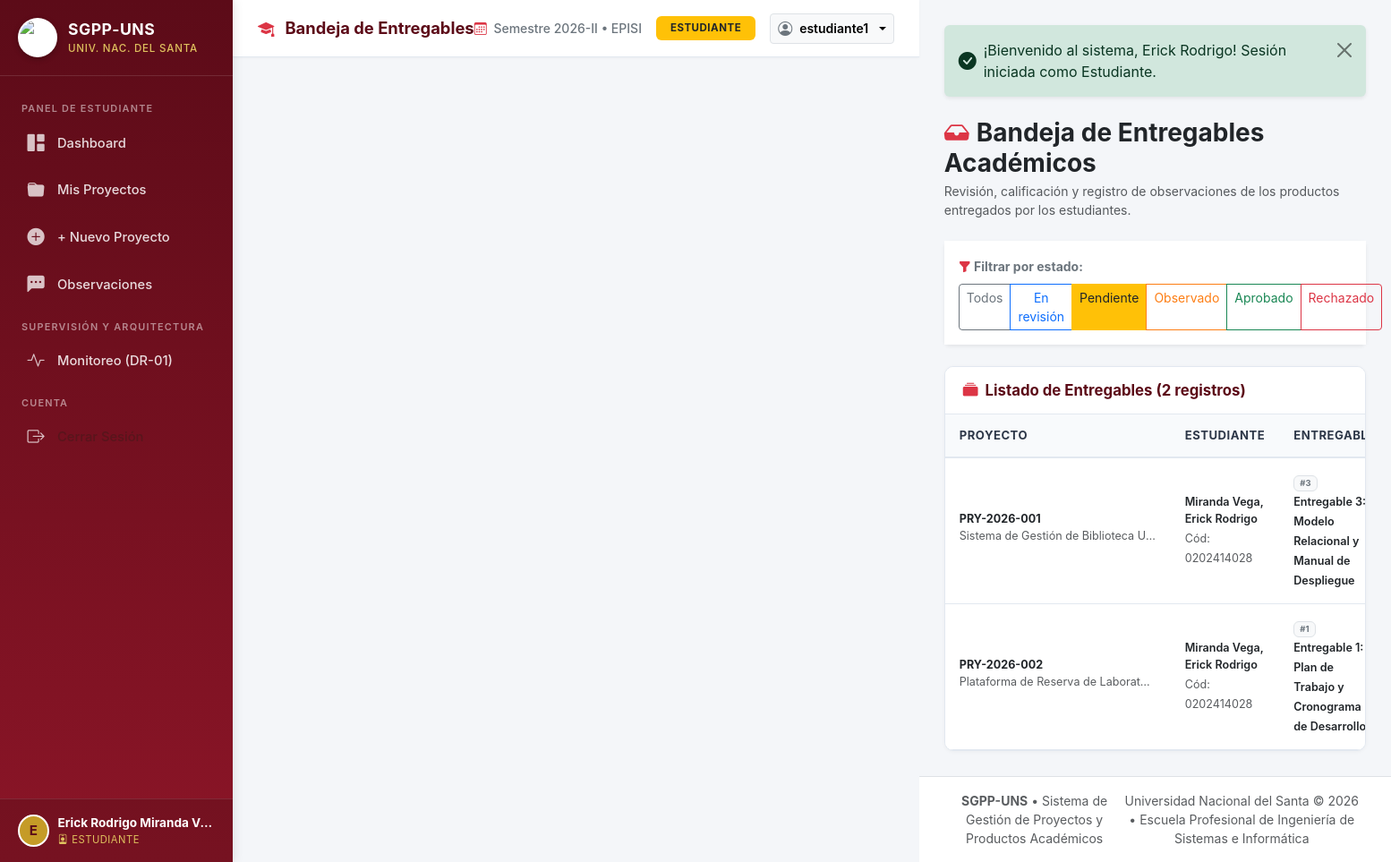
The page /entregables.php?estado=Pendiente (signed in) on the database its author committed.
### tables this page shows
CREATE TABLE `entregables` (
    `id` INT AUTO_INCREMENT PRIMARY KEY,
    `proyecto_id` INT NOT NULL,
    `titulo` VARCHAR(200) NOT NULL,
    `descripcion` TEXT NULL,
    `numero_entregable` INT NOT NULL DEFAULT 1,
    `fecha_entrega` DATETIME DEFAULT CURRENT_TIMESTAMP,
    `estado` ENUM('Pendiente', 'En revisión', 'Observado', 'Aprobado', 'Rechazado') NOT NULL DEFAULT 'Pendiente',
    `docente_revisor_id` INT NULL,
    `fecha_revision` DATETIME NULL,
    `created_at` DATETIME DEFAULT CURRENT_TIMESTAMP,
    CONSTRAINT `fk_entregables_proyecto` FOREIGN KEY (`proyecto_id`) REFERENCES `proyectos` (`id`) ON DELETE CASCADE ON UPDATE CASCADE,
    CONSTRAINT `fk_entregables_docente` FOREIGN KEY (`docente_revisor_id`) REFERENCES `usuarios` (`id`) ON DELETE SET NULL ON UPDATE CASCADE
);

CREATE TABLE `proyectos` (
    `id` INT AUTO_INCREMENT PRIMARY KEY,
    `codigo_proyecto` VARCHAR(30) NOT NULL UNIQUE,
    `titulo` VARCHAR(255) NOT NULL,
    `descripcion` TEXT NOT NULL,
    `estudiante_id` INT NOT NULL,
    `linea_investigacion` VARCHAR(150) DEFAULT 'Sistemas de Información y Gestión del Conocimiento',
    `fecha_inicio` DATE NOT NULL,
    `fecha_fin_prevista` DATE NOT NULL,
    `estado` ENUM('Pendiente', 'En revisión', 'Observado', 'Aprobado', 'Rechazado') NOT NULL DEFAULT 'Pendiente',
    `created_at` DATETIME DEFAULT CURRENT_TIMESTAMP,
    `updated_at` DATETIME DEFAULT CURRENT_TIMESTAMP ON UPDATE CURRENT_TIMESTAMP,
    CONSTRAINT `fk_proyectos_estudiante` FOREIGN KEY (`estudiante_id`) REFERENCES `usuarios` (`id`) ON DELETE CASCADE ON UPDATE CASCADE
);

CREATE TABLE `usuarios` (
    `id` INT AUTO_INCREMENT PRIMARY KEY,
    `rol_id` INT NOT NULL,
    `usuario` VARCHAR(50) NOT NULL UNIQUE,
    `password` VARCHAR(255) NOT NULL,
    `nombres` VARCHAR(100) NOT NULL,
    `apellidos` VARCHAR(100) NOT NULL,
    `email` VARCHAR(150) NOT NULL UNIQUE,
    `codigo_universitario` VARCHAR(20) NULL,
    `escuela` VARCHAR(150) DEFAULT 'Ingeniería de Sistemas e Informática',
    `facultad` VARCHAR(150) DEFAULT 'Facultad de Ingeniería',
    `activo` TINYINT(1) DEFAULT 1,
    `created_at` DATETIME DEFAULT CURRENT_TIMESTAMP,
    CONSTRAINT `fk_usuarios_roles` FOREIGN KEY (`rol_id`) REFERENCES `roles` (`id`) ON UPDATE CASCADE
);

### models/Entregable.php (called while the page is built, shortened)
<?php
class Entregable {
    public static function obtenerParaDocente(?string $filtro_estado = null): array {
        try {
            $pdo = Database::getConnection();
            $sql = "SELECT e.*,
                           p.titulo AS proyecto_titulo,
                           p.codigo_proyecto,
                           u.nombres AS estudiante_nombres,
                           u.apellidos AS estudiante_apellidos,
                           u.codigo_universitario,
                           COUNT(a.id) AS total_archivos
                    FROM entregables e
                    INNER JOIN proyectos p ON e.proyecto_id = p.id
                    INNER JOIN usuarios u ON p.estudiante_id = u.id
                    LEFT JOIN archivos a ON e.id = a.entregable_id
                    WHERE 1=1 ";
            $params = [];
            if (!empty($filtro_estado)) {
                $sql .= " AND e.estado = :estado";
                $params[':estado'] = $filtro_estado;
            }
            $sql .= " GROUP BY e.id ORDER BY FIELD(e.estado, 'En revisión', 'Pendiente', 'Observado', 'Aprobado', 'Rechazado'), e.fecha_entrega DESC";
            $stmt = $pdo->prepare($sql);
            $stmt->execute($params);
            return $stmt->fetchAll();
        } catch (Exception $e) {
            error_log("Error cargando entregables para docente: " . $e->getMessage());
            return [];
        }
    }
}

### entregables.php (the view, shortened to what this page needs)
<?php
require_once __DIR__ . '/models/Entregable.php';
$filtroEstado = $_GET['estado'] ?? null;
$entregables = Entregable::obtenerParaDocente($filtroEstado);
include __DIR__ . '/includes/header.php';
include __DIR__ . '/includes/sidebar.php';
include __DIR__ . '/includes/navbar.php';
?>
<div class="d-flex flex-column flex-md-row align-items-md-center justify-content-between gap-3 mb-4">
    <div>
        <h3 class="fw-bold mb-1 text-dark">
            <i class="bi bi-inbox-fill text-danger me-2"></i>Bandeja de Entregables Académicos
        </h3>
        <p class="text-muted small mb-0">
            Revisión, calificación y registro de observaciones de los productos entregados por los estudiantes.
        </p>
    </div>
</div>
<div class="card border-0 shadow-sm mb-4">
    <div class="card-body p-3 bg-white">
        <form method="GET" action="entregables.php" class="row g-2 align-items-center">
            <div class="col-auto">
                <span class="small fw-bold text-secondary me-2"><i class="bi bi-funnel-fill text-danger"></i> Filtrar por estado:</span>
            </div>
            <div class="col-auto">
                <div class="btn-group btn-group-sm" role="group">
                    <a href="entregables.php" class="btn <?= empty($filtroEstado) ? 'btn-uns-primary' : 'btn-outline-secondary' ?>">Todos</a>
                    <a href="entregables.php?estado=En revisión" class="btn <?= $filtroEstado === 'En revisión' ? 'btn-primary' : 'btn-outline-primary' ?>">En revisión</a>
                    <a href="entregables.php?estado=Pendiente" class="btn <?= $filtroEstado === 'Pendiente' ? 'btn-warning text-dark' : 'btn-outline-warning' ?>">Pendiente</a>
                    <a href="entregables.php?estado=Observado" class="btn <?= $filtroEstado === 'Observado' ? 'btn-warning' : 'btn-outline-warning' ?>" style="background-color: <?= $filtroEstado === 'Observado' ? '#fd7e14' : 'transparent' ?>; color: <?= $filtroEstado === 'Observado' ? '#fff' : '#fd7e14' ?>; border-color: #fd7e14;">Observado</a>
                    <a href="entregables.php?estado=Aprobado" class="btn <?= $filtroEstado === 'Aprobado' ? 'btn-success' : 'btn-outline-success' ?>">Aprobado</a>
                    <a href="entregables.php?estado=Rechazado" class="btn <?= $filtroEstado === 'Rechazado' ? 'btn-danger' : 'btn-outline-danger' ?>">Rechazado</a>
                </div>
            </div>
        </form>
    </div>
</div>
<div class="uns-card">
    <div class="uns-card-header">
        <h5 class="uns-card-title">
            <i class="bi bi-collection-fill text-danger"></i> Listado de Entregables (<?= count($entregables) ?> registros)
        </h5>
    </div>
    <div class="uns-card-body p-0">
        <?php if (empty($entregables)): ?>
            <div class="text-center py-5 text-muted">
                <i class="bi bi-inbox fs-1 d-block mb-2 text-secondary opacity-50"></i>
                <p class="mb-0">No se encontraron entregables con el criterio seleccionado.</p>
            </div>
        <?php else: ?>
            <div class="table-responsive">
                <table class="table uns-table mb-0">
                    <thead>
                        <tr>
                            <th>Proyecto</th>
                            <th>Estudiante</th>
                            <th>Entregable</th>
                        </tr>
                    </thead>
                    <tbody>
                        <?php foreach ($entregables as $e): ?>
                        <tr>
                            <td>
                                <strong class="small d-block text-dark"><?= htmlspecialchars($e['codigo_proyecto']) ?></strong>
                                <span class="small text-muted text-truncate d-inline-block" style="max-width: 220px;">
                                    <?= htmlspecialchars($e['proyecto_titulo']) ?>
                                </span>
                            </td>
                            <td>
                                <div class="fw-semibold small text-dark">
                                    <?= htmlspecialchars($e['estudiante_apellidos'] . ', ' . $e['estudiante_nombres']) ?>
                                </div>
                                <small class="text-muted">Cód: <?= htmlspecialchars($e['codigo_universitario'] ?? '-') ?></small>
                            </td>
                            <td>
                                <span class="small fw-semibold text-dark">
                                    <span class="badge bg-light text-secondary border me-1">#<?= (int)$e['numero_entregable'] ?></span>
                                    <?= htmlspecialchars($e['titulo']) ?>
                                </span>
                            </td>
                        </tr>
                        <?php endforeach; ?>
                    </tbody>
                </table>
            </div>
        <?php endif; ?>
    </div>
</div>
<?php
include __DIR__ . '/includes/footer.php';
?>

### rows shown on the page
entregables: proyecto.codigo_proyecto "PRY-2026-001", proyecto.titulo "Sistema de Gestión de Biblioteca U…", usuarios.apellidos+nombres "Miranda Vega, Erick Rodrigo", usuarios.codigo_universitario "0202414028", numero_entregable "3", titulo "Entregable 3: Modelo Relacional y Manual de Despliegue"
entregables: proyecto.codigo_proyecto "PRY-2026-002", proyecto.titulo "Plataforma de Reserva de Laborat…", usuarios.apellidos+nombres "Miranda Vega, Erick Rodrigo", usuarios.codigo_universitario "0202414028", numero_entregable "1", titulo "Entregable 1: Plan de Trabajo y Cronograma de Desarrollo"

### other values the page prints
substr($_SESSION['usuario_nombres'] ?? 'U', 0, 1) "E"
$_SESSION['usuario_nombre_completo'] "Erick Rodrigo Miranda V…"
obtenerRolActual() "ESTUDIANTE"
$pageTitle "Bandeja de Entregables"
$rol "ESTUDIANTE"
$_SESSION['usuario_login'] "estudiante1"
$msgSuccess "¡Bienvenido al sistema, Erick Rodrigo! Sesión iniciada como Estudiante."
count($entregables) "2"
